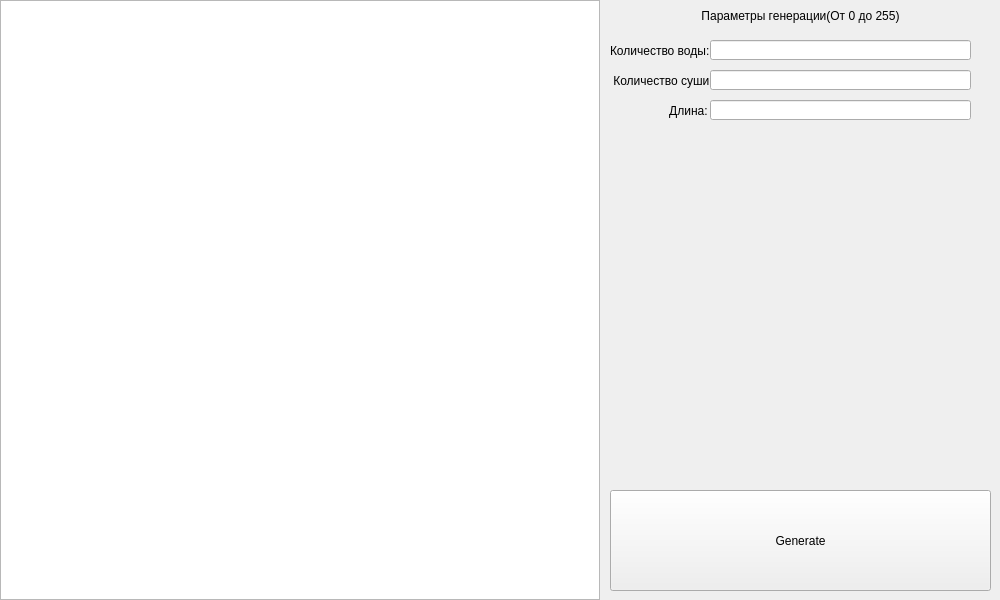
<?xml version="1.0" encoding="UTF-8"?>
<ui version="4.0">
 <class>Generater</class>
 <widget class="QMainWindow" name="Generater">
  <property name="geometry">
   <rect>
    <x>0</x>
    <y>0</y>
    <width>1000</width>
    <height>600</height>
   </rect>
  </property>
  <property name="sizePolicy">
   <sizepolicy hsizetype="Fixed" vsizetype="Fixed">
    <horstretch>0</horstretch>
    <verstretch>0</verstretch>
   </sizepolicy>
  </property>
  <property name="minimumSize">
   <size>
    <width>1000</width>
    <height>600</height>
   </size>
  </property>
  <property name="maximumSize">
   <size>
    <width>1000</width>
    <height>600</height>
   </size>
  </property>
  <property name="windowTitle">
   <string>MainWindow</string>
  </property>
  <widget class="QWidget" name="centralwidget">
   <widget class="QGraphicsView" name="graphicsView">
    <property name="geometry">
     <rect>
      <x>0</x>
      <y>0</y>
      <width>600</width>
      <height>600</height>
     </rect>
    </property>
    <property name="sizePolicy">
     <sizepolicy hsizetype="Fixed" vsizetype="Fixed">
      <horstretch>0</horstretch>
      <verstretch>0</verstretch>
     </sizepolicy>
    </property>
   </widget>
   <widget class="QLabel" name="label">
    <property name="geometry">
     <rect>
      <x>600</x>
      <y>0</y>
      <width>401</width>
      <height>31</height>
     </rect>
    </property>
    <property name="text">
     <string>Параметры генерации(От 0 до 255)</string>
    </property>
    <property name="alignment">
     <set>Qt::AlignCenter</set>
    </property>
   </widget>
   <widget class="QLabel" name="wateer">
    <property name="geometry">
     <rect>
      <x>610</x>
      <y>40</y>
      <width>101</width>
      <height>21</height>
     </rect>
    </property>
    <property name="text">
     <string>Количество воды:</string>
    </property>
   </widget>
   <widget class="QLineEdit" name="lineEdit">
    <property name="geometry">
     <rect>
      <x>710</x>
      <y>40</y>
      <width>261</width>
      <height>20</height>
     </rect>
    </property>
   </widget>
   <widget class="QLabel" name="label_3">
    <property name="geometry">
     <rect>
      <x>610</x>
      <y>70</y>
      <width>101</width>
      <height>21</height>
     </rect>
    </property>
    <property name="text">
     <string> Количество суши:</string>
    </property>
   </widget>
   <widget class="QLineEdit" name="grass">
    <property name="geometry">
     <rect>
      <x>710</x>
      <y>70</y>
      <width>261</width>
      <height>20</height>
     </rect>
    </property>
   </widget>
   <widget class="QLabel" name="label_4">
    <property name="geometry">
     <rect>
      <x>610</x>
      <y>100</y>
      <width>101</width>
      <height>21</height>
     </rect>
    </property>
    <property name="text">
     <string/>
    </property>
   </widget>
   <widget class="QLabel" name="label_5">
    <property name="geometry">
     <rect>
      <x>610</x>
      <y>100</y>
      <width>101</width>
      <height>21</height>
     </rect>
    </property>
    <property name="contextMenuPolicy">
     <enum>Qt::NoContextMenu</enum>
    </property>
    <property name="text">
     <string>Длина: </string>
    </property>
    <property name="alignment">
     <set>Qt::AlignRight|Qt::AlignTrailing|Qt::AlignVCenter</set>
    </property>
   </widget>
   <widget class="QLineEdit" name="len">
    <property name="geometry">
     <rect>
      <x>710</x>
      <y>100</y>
      <width>261</width>
      <height>20</height>
     </rect>
    </property>
   </widget>
   <widget class="QPushButton" name="btn">
    <property name="geometry">
     <rect>
      <x>610</x>
      <y>490</y>
      <width>381</width>
      <height>101</height>
     </rect>
    </property>
    <property name="text">
     <string>Generate</string>
    </property>
   </widget>
  </widget>
 </widget>
 <resources/>
 <connections/>
</ui>
